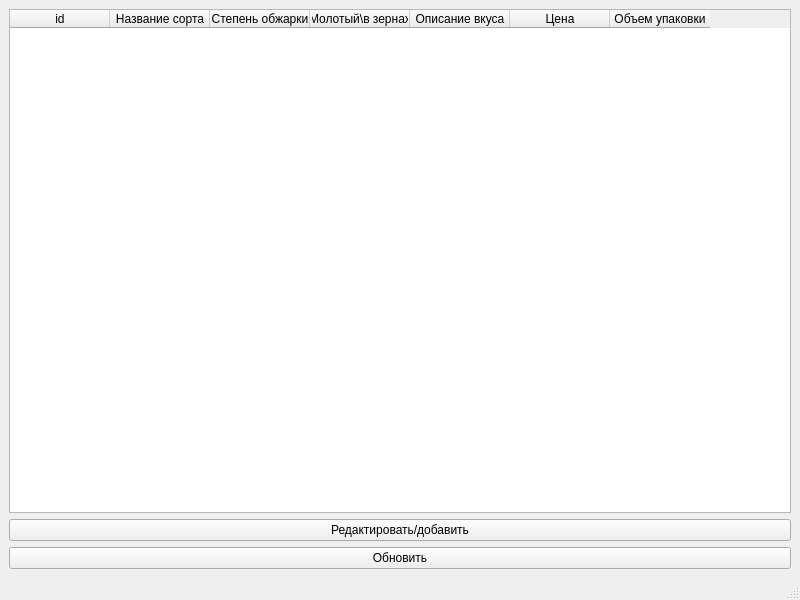
<?xml version="1.0" encoding="UTF-8"?>
<ui version="4.0">
 <class>MainWindow</class>
 <widget class="QMainWindow" name="MainWindow">
  <property name="geometry">
   <rect>
    <x>0</x>
    <y>0</y>
    <width>800</width>
    <height>600</height>
   </rect>
  </property>
  <property name="windowTitle">
   <string>MainWindow</string>
  </property>
  <widget class="QWidget" name="centralwidget">
   <layout class="QGridLayout" name="gridLayout">
    <item row="0" column="0">
     <widget class="QTableWidget" name="tableWidget">
      <column>
       <property name="text">
        <string>id</string>
       </property>
      </column>
      <column>
       <property name="text">
        <string>Название сорта</string>
       </property>
      </column>
      <column>
       <property name="text">
        <string>Степень обжарки</string>
       </property>
      </column>
      <column>
       <property name="text">
        <string>Молотый\в зернах</string>
       </property>
      </column>
      <column>
       <property name="text">
        <string>Описание вкуса</string>
       </property>
      </column>
      <column>
       <property name="text">
        <string>Цена</string>
       </property>
      </column>
      <column>
       <property name="text">
        <string>Объем упаковки</string>
       </property>
      </column>
     </widget>
    </item>
    <item row="1" column="0">
     <widget class="QPushButton" name="pushButton">
      <property name="text">
       <string>Редактировать/добавить</string>
      </property>
     </widget>
    </item>
    <item row="2" column="0">
     <widget class="QPushButton" name="pushButton_2">
      <property name="text">
       <string>Обновить</string>
      </property>
     </widget>
    </item>
   </layout>
  </widget>
  <widget class="QMenuBar" name="menubar">
   <property name="geometry">
    <rect>
     <x>0</x>
     <y>0</y>
     <width>800</width>
     <height>22</height>
    </rect>
   </property>
  </widget>
  <widget class="QStatusBar" name="statusbar"/>
 </widget>
 <resources/>
 <connections/>
</ui>
